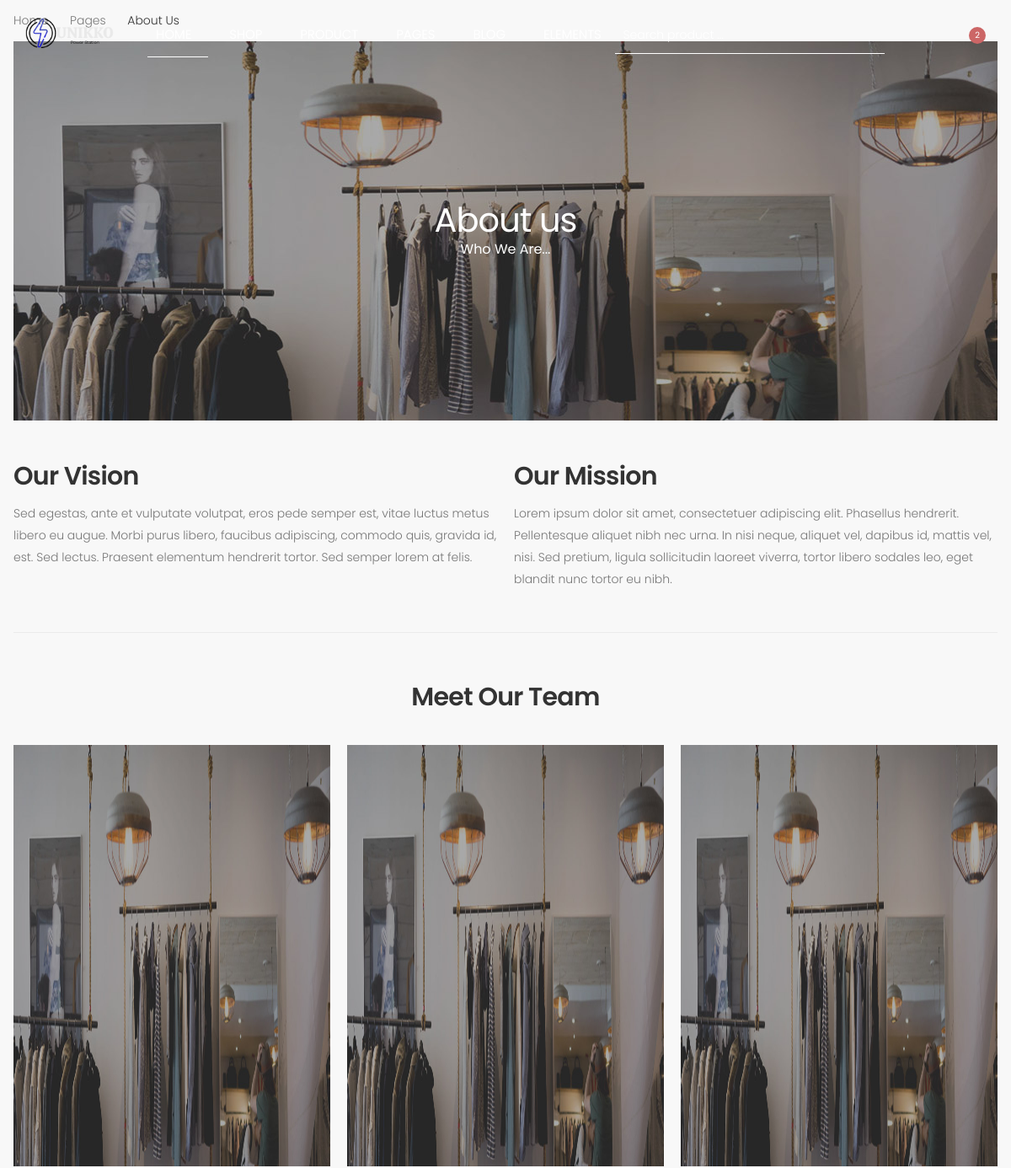
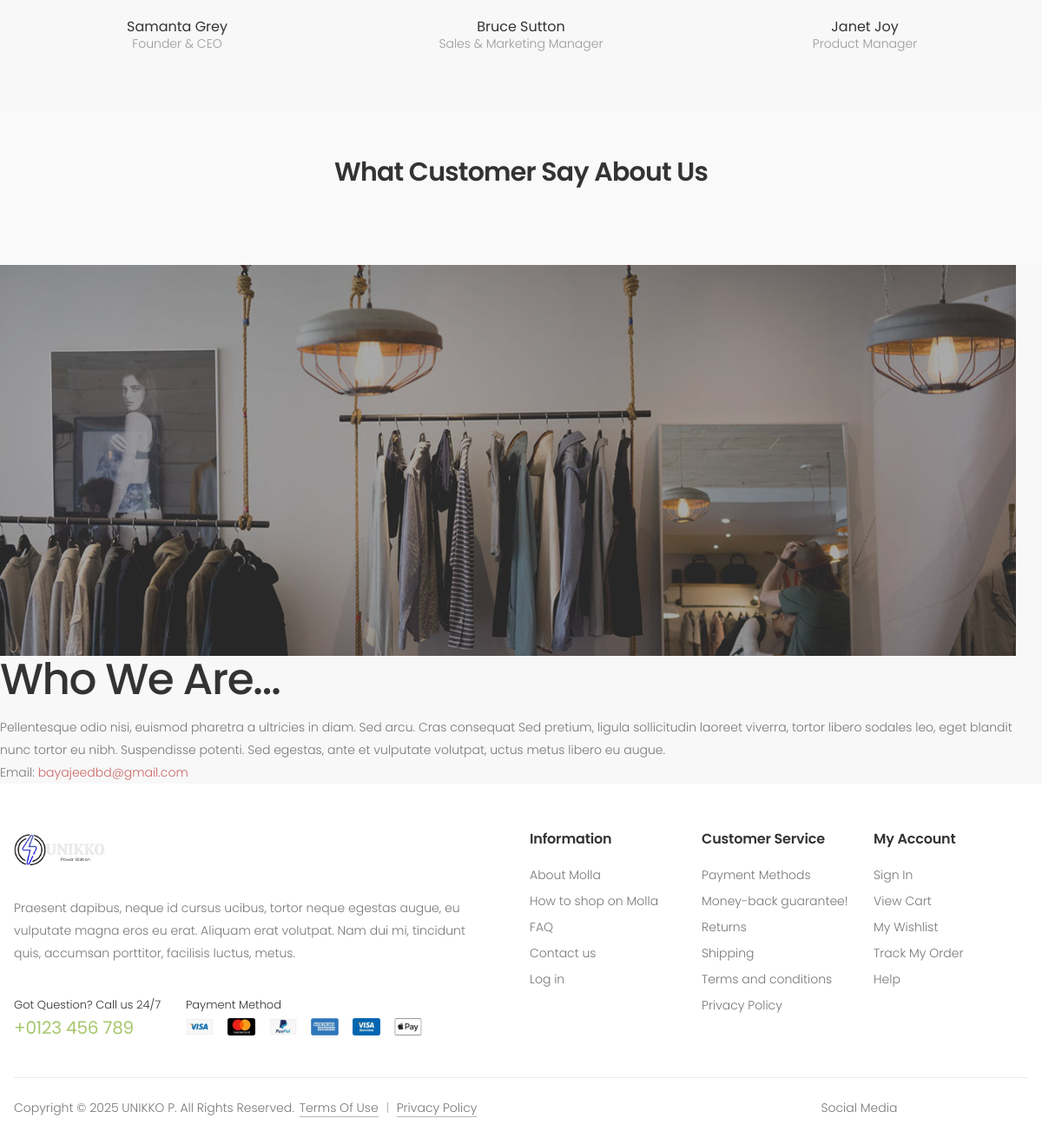
/about, run on the app's committed database (2 pictures, top to bottom).
### Ecom/models.py (models this page shows, shortened)
class About(models.Model):
    id = models.AutoField(primary_key=True)
    title = models.CharField(max_length=200)
    description = models.TextField(blank=True, null=True)
    mission = models.TextField(blank=True, null=True)
    vission = models.TextField(blank=True, null=True)
    banner_image = models.ImageField(upload_to='about/', blank=True, null=True)
    facebook_link = models.URLField(blank=True, null=True)
    contact_email = models.EmailField(blank=True, null=True)
    phone = models.IntegerField(blank=True, null = True)
    class Meta:
        verbose_name = 'Title'
        verbose_name_plural = 'Titles'

### Ecom/views.py (the view)
# urls.py: path('about', about, name='about'),
def about(request):
    all_about_data = About.objects.all()
    context = {
        'all_about': all_about_data
    }
    return render(request, 'about.html', context)

### Ecom/templates/about.html (shortened to what this page needs)
{% extends "base.html" %}
{% load static %}
{% block content %}
    <main class="main">
        {% for about in all_about %}
            <nav aria-label="breadcrumb" class="breadcrumb-nav border-0 mb-0">
                <div class="container">
                    <ol class="breadcrumb">
                        <li class="breadcrumb-item"><a href="index.html">Home</a></li>
                        <li class="breadcrumb-item"><a href="#">Pages</a></li>
                        <li class="breadcrumb-item active" aria-current="page">About us</li>
                    </ol>
                </div>
            </nav>
            <div class="container">
                {% if about.banner_image %}
	        	<div class="page-header page-header-big text-center" style="background-image: url('{{about.banner_image.url}}')">
        			<h1 class="page-title text-white">About us<span class="text-white">{{about.title}}</span></h1>
	        	</div>
                {% endif %}
            </div>
            <div class="page-content pb-0">
                <div class="container">
                    <div class="row">
                        <div class="col-lg-6 mb-3 mb-lg-0">
                            <h2 class="title">Our Vision</h2>
                            <p>{{about.vission}} </p>
                        </div>
                        <div class="col-lg-6">
                            <h2 class="title">Our Mission</h2>
                            <p>{{about.mission}}</p>
                        </div>
                    </div>
                </div>
                <div class="container">
                    <hr class="mt-4 mb-6">
                    <h2 class="title text-center mb-4">Meet Our Team</h2>
                    <div class="row">
                        <div class="col-md-4">
                            <div class="member member-anim text-center">
                                <figure class="member-media">
                                    <img src="{{about.banner_image.url}}" style="width: 376px; height: 500px;"   alt="member photo">
                                </figure>
                                <div class="member-content">
                                    <h3 class="member-title">Samanta Grey<span>Founder & CEO</span></h3>
                                </div>
                            </div>
                        </div>
                        <div class="col-md-4">
                            <div class="member member-anim text-center">
                                <figure class="member-media">
                                    <img src="{{about.banner_image.url}}" style="width: 376px; height: 500px;"   alt="member photo">
                                </figure>
                                <div class="member-content">
                                    <h3 class="member-title">Bruce Sutton<span>Sales & Marketing Manager</span></h3>
                                </div>
                            </div>
                        </div>
                        <div class="col-md-4">
                            <div class="member member-anim text-center">
                                <figure class="member-media">
                                    <img src="{{about.banner_image.url}}" style="width: 376px; height: 500px;"   alt="member photo">
                                </figure>
                                <div class="member-content">
                                    <h3 class="member-title">Janet Joy<span>Product Manager</span></h3>
                                </div>
                            </div>
                        </div>
                    </div>
                </div>
                <div class="about-testimonials bg-light-2 pt-6 pb-6">
                    <div class="container">
                        <h2 class="title text-center mb-3">What Customer Say About Us</h2>
                    </div>
                </div>
            </div>
        </main>
        {% endfor %}
    <div>
        {% for about in all_about %}
        <img src="{{ about.banner_image.url }}" alt="Banner Image">
        <h1>{{about.title}}</h1>
        <p>{{about.description}}</p>
        <p>Email: <a href="mailto:{{ about.contact_email }}">{{ about.contact_email }}</a></p>
        {% endfor %}
    </div>
{% endblock %}

### Ecom/static/assets/css/skins/skin-demo-5.css (style rules this page uses)
.page-header h1 span { color:#c66 }

### Ecom/static/assets/css/demos/demo-5.css (style rules this page uses)
.title { font-weight:600;font-size:3rem;letter-spacing:-.025em }

### data on the page
About: banner_image (picture), title "Who We Are...", vission "Sed egestas, ante et vulputate volutpat, eros pede semper est, vitae luctus metus libero eu augue. Morbi purus libero, faucibus adipiscing, commodo quis, gravida id, est. Sed lectus. Praesent elementum hendrerit tortor. Sed semper lorem at felis.", mission "Lorem ipsum dolor sit amet, consectetuer adipiscing elit. Phasellus hendrerit. Pellentesque aliquet nibh nec urna. In nisi neque, aliquet vel, dapibus id, mattis vel, nisi. Sed pretium, ligula sollicitudin laoreet viverra, tortor libero sodales leo, eget blandit nunc tortor eu nibh.", description "Pellentesque odio nisi, euismod pharetra a ultricies in diam. Sed arcu. Cras consequat Sed pretium, ligula sollicitudin laoreet viverra, tortor libero sodales leo, eget blandit nunc tortor eu nibh. Suspendisse potenti. Sed egestas, ante et vulputate volutpat, uctus metus libero eu augue.", contact_email "bayajeedbd@gmail.com"
